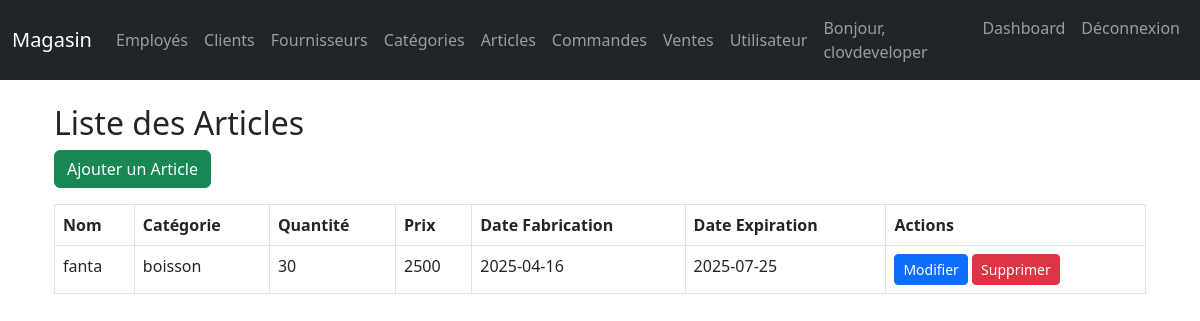
/articles/ (signed in), run on the app's committed database.
### shop/models.py (models this page shows, shortened)
class AppUser(AbstractUser):
    ROLE_CHOICES = (
        ('admin', 'Admin'),
        ('employee', 'Employee'),
        ('user', 'User'),
    )
    telephone = models.CharField(max_length=15)
    cni = models.CharField(max_length=15)
    adresse = models.CharField(max_length=50)
    role = models.CharField(max_length=10, choices=ROLE_CHOICES, default='user')

class Article(models.Model):
    nom_article = models.CharField(max_length=50)
    categorie = models.ForeignKey(Categorie, on_delete=models.CASCADE)
    quantite = models.IntegerField()
    prix_unitaire = models.IntegerField()
    date_expiration = models.DateTimeField()
    date_fabrication = models.DateTimeField()

class Categorie(models.Model):
    nom = models.CharField(max_length=50)

### shop/views.py (the view)
# urls.py: path('articles/', views.article_list, name='article_list'),
@login_required
def article_list(request):
    articles = Article.objects.all()
    return render(request, 'shop/article_list.html', {'articles': articles})

### templates/shop/article_list.html
{% extends 'base.html' %}
{% block content %}
<div class="container mt-4">
    <h2>Liste des Articles</h2>
    <a href="{% url 'article_create' %}" class="btn btn-success mb-3">Ajouter un Article</a>
    <table class="table table-bordered">
        <thead>
            <tr><th>Nom</th><th>Catégorie</th><th>Quantité</th><th>Prix</th><th>Date Fabrication</th><th>Date Expiration</th><th>Actions</th></tr>
        </thead>
        <tbody>
            {% for article in articles %}
            <tr>
                <td>{{ article.nom_article }}</td>
                <td>{{ article.categorie.nom }}</td>
                <td>{{ article.quantite }}</td>
                <td>{{ article.prix_unitaire }}</td>
                <td>{{ article.date_fabrication|date:'Y-m-d' }}</td>
                <td>{{ article.date_expiration|date:'Y-m-d' }}</td>
                <td>
                    <a href="{% url 'article_update' article.id %}" class="btn btn-primary btn-sm">Modifier</a>
                    <a href="{% url 'article_delete' article.id %}" class="btn btn-danger btn-sm">Supprimer</a>
                </td>
            </tr>
            {% endfor %}
        </tbody>
    </table>
</div>
{% endblock %}

### templates/base.html (shortened to what this page needs)
<!DOCTYPE html>
<html lang="fr">
<head>
    <link href="https://cdn.jsdelivr.net/npm/bootstrap@5.3.0/dist/css/bootstrap.min.css" rel="stylesheet">
</head>
<body>
<nav class="navbar navbar-expand-lg navbar-dark bg-dark mb-4">
    <div class="container-fluid">
        <a class="navbar-brand" href="{% url 'home' %}">Magasin</a>
        <div class="collapse navbar-collapse" id="navbarLinks">
            <ul class="navbar-nav me-auto mb-2 mb-lg-0">
                <li class="nav-item">
                    <a class="nav-link" href="{% url 'employe_list' %}">Employés</a>
                </li>
                <li class="nav-item">
                    <a class="nav-link" href="{% url 'client_list' %}">Clients</a>
                </li>
                <li class="nav-item">
                    <a class="nav-link" href="{% url 'fournisseur_list' %}">Fournisseurs</a>
                </li>
                <li class="nav-item">
                    <a class="nav-link" href="{% url 'categorie_list' %}">Catégories</a>
                </li>
                <li class="nav-item">
                    <a class="nav-link" href="{% url 'article_list' %}">Articles</a>
                </li>
                <li class="nav-item">
                    <a class="nav-link" href="{% url 'commande_list' %}">Commandes</a>
                </li>
                <li class="nav-item">
                    <a class="nav-link" href="{% url 'vente_list' %}">Ventes</a>
                </li>
                <li class="nav-item">
                    <a class="nav-link" href="{% url 'appuser_list' %}">Utilisateur</a>
                </li>
            </ul>
            <ul class="navbar-nav ms-auto">
                {% if user.is_authenticated %}
                <li class="nav-item">
                    <span class="nav-link">Bonjour, {{ user.username }}</span>
                </li>
                {% if user.role == 'admin' %}
                <li class="nav-item">
                    <a class="nav-link" href="{% url 'admin_dashboard' %}">Dashboard</a>
                </li>
                {% endif %}
                <li class="nav-item">
                    <a class="nav-link" href="{% url 'logout' %}">Déconnexion</a>
                </li>
                {% else %}
                <li class="nav-item">
                    <a class="nav-link" href="{% url 'login' %}">Connexion</a>
                </li>
                {% endif %}
            </ul>
        </div>
    </div>
</nav>
<div class="container">
    {% block content %}{% endblock %}
</div>
</body>
</html>

### data on the page
AppUser: username "clovdeveloper"
Article: nom_article "fanta", categorie.nom "boisson", quantite "30", prix_unitaire "2500", date_fabrication "2025-04-16", date_expiration "2025-07-25"
